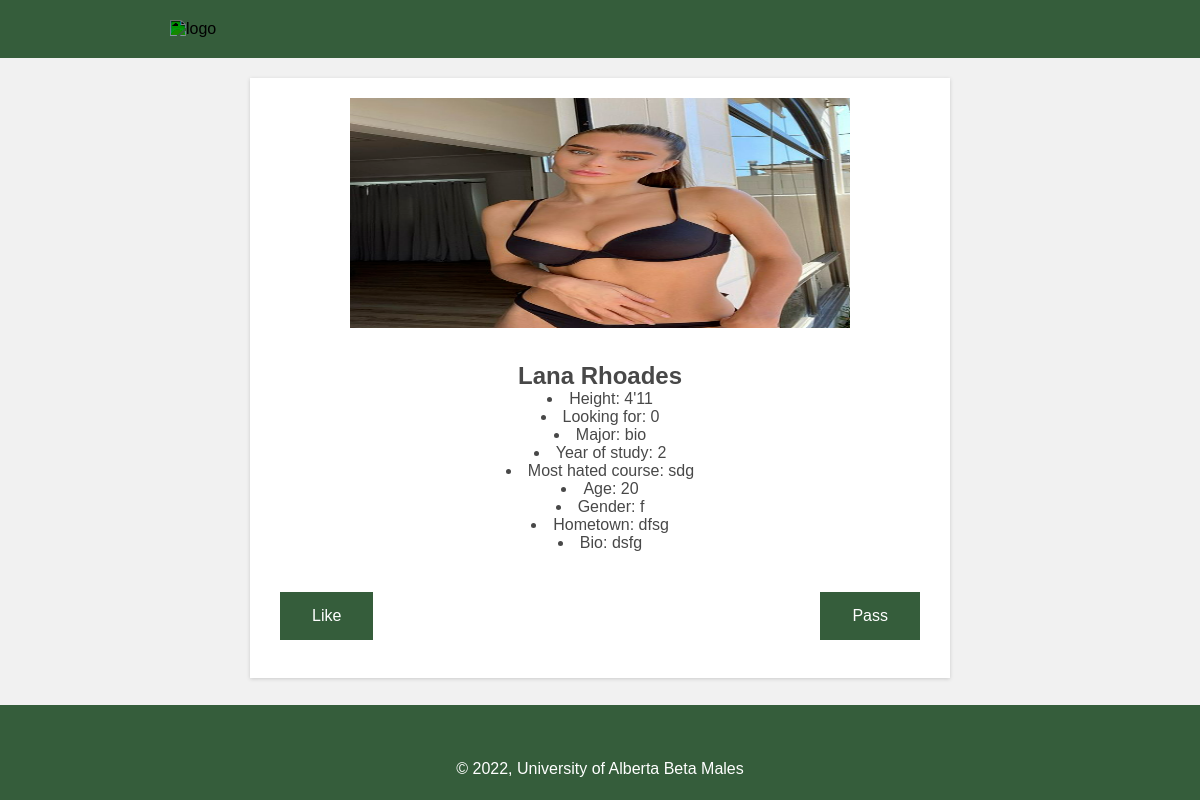
The app's page /swipe/ (signed in) with its own data.
### account/models.py (models this page shows, shortened)
class UserInfo(models.Model):
    user = models.OneToOneField(
        to=User,
        on_delete=models.CASCADE,
        )
    image_file = models.ImageField(
        null=True,
        blank=True
        )
    height_ft = models.IntegerField()
    height_in = models.IntegerField()
    looking_for = models.CharField(max_length=40)
    target_gender = models.CharField(max_length=40)
    major = models.CharField(max_length=40)
    year_of_study = models.IntegerField()
    most_hated_course = models.CharField(max_length=40)
    first_name = models.CharField(max_length=40, null=True, blank=True)
    age = models.IntegerField()
    gender = models.CharField(max_length=40)
    hometown = models.TextField()
    bio = models.TextField(max_length=300)
    def get_attributes(self):
        attrs = [
            str(self.height_ft)+"'"+str(self.height_in),
            self.looking_for,
            self.major,
            self.year_of_study,
            self.most_hated_course,
            self.age,
            self.gender,
            self.hometown,
            self.bio
        ]
        labels = [
            "Height: ",
            "Looking for: ",
            "Major: ",
            "Year of study: ",
            "Most hated course: ",
            "Age: ",
            "Gender: ",
            "Hometown: ",
            "Bio: "
        ]
        return dict(zip(labels, attrs))

### swipe/views.py (the view, shortened to what this page needs)
# urls.py: path("", include("swipe.urls")),
def swipe(request):
    context = {}
    user = request.user
    user_info = UserInfo.objects.get(user=user)
    current_profile = None
    while not current_profile:
        available_infos = UserInfo.objects.all()
        try:
            profile = available_infos.order_by("?").first()
            if are_compatible(profile, user_info) and is_not_self(profile, user_info):
                current_profile = profile
        except:
            context["user_image"] = None
    user_info = UserInfo.objects.get(user=current_profile.user)
    context["first_name"] = current_profile.user.first_name
    context["profile_info"] = current_profile.get_attributes()
    context["image_url"] = STATIC_URL.format(current_profile.image_file)
    return render(request, "swipe.html", context)

### swipe/views.py (called while the page is built)
def are_compatible(info1, info2):
    try:
        assert info1.gender in info2.target_gender
        assert info2.gender in info1.target_gender
        return True
    except AssertionError:
        return False

def is_not_self(profile, user_info):
    try:
        assert profile.user != user_info.user
        return True
    except AssertionError:
        return False

### swipe/templates/swipe.html (shortened to what this page needs)
{% load static %}
<!DOCTYPE html>
<html>
    <head>
    </head>
    <body>
        <header>
            <a href="https://www.ualberta.ca/index.html">
            <img alt="logo" src="https://logodix.com/logo/1031274.png">
            </a>
        </header>
        <main>
            <article>
                <img src="{{image_url}}" height=250 width=500></img>
                <p>
                    <h2>{{first_name}}</h2>
                    {% for label, info in profile_info.items %}
                        <li>{{label}} {{info}}</li>
                    {% endfor %}
                </p>
                <form method="post">
                    <button type='submit' value="Like">Like</button>
                </form>
                <form method="post">
                    <button type='submit' value="Pass">Pass</button>
                </form>
            </article>
        </main>
    </body>
    <footer>
        <p> &copy; <script>document.write(new Date().getFullYear());</script>, University of Alberta Beta Males</p>
    </footer>
</html>

### records on screen
UserInfo: profile_info "bio" "sdg" "dfsg" "dsfg"

### other values on screen
{{ first_name }} "Lana Rhoades"
{{ label }} "Height:" "Looking for:" "Major:" "Year of study:" "Most hated course:" "Age:" "Gender:" "Hometown:" "Bio:"
{{ info }} "4'11" "0" "2" "20" "f"
